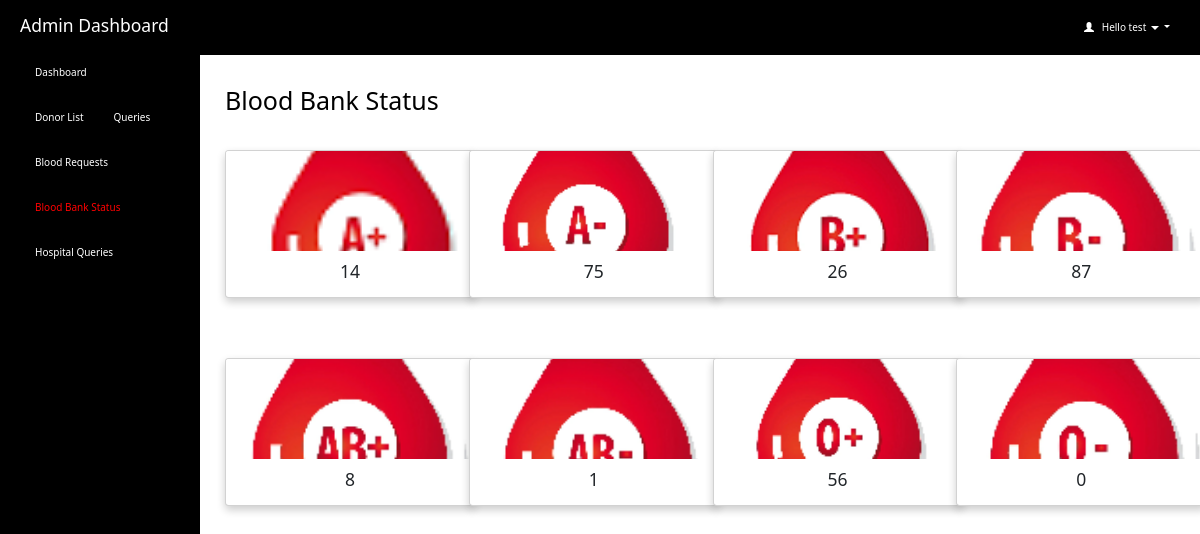
The page /admin/blood_status.php (signed in) on the database as committed earlier.
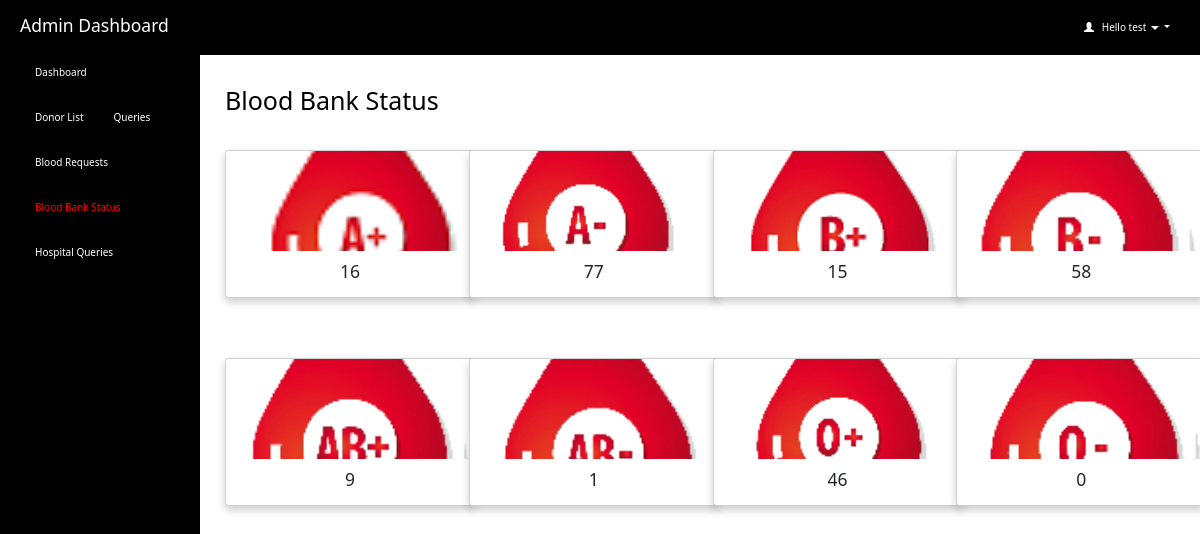
The same page on the database as committed later.
### tables this page shows
CREATE TABLE `blood_units` (
  `id` int(200) NOT NULL,
  `blood_group` varchar(10) NOT NULL,
  `units` int(200) NOT NULL
);

### admin/blood_status.php (the view, shortened to what this page needs)
<html>
<head>
  <link rel="stylesheet" href="https://maxcdn.bootstrapcdn.com/bootstrap/3.4.1/css/bootstrap.min.css">
</head>
<body style="color:black;" >
  <?php
  include 'connection.php';
    if (isset($_SESSION['loggedin']) && $_SESSION['loggedin'] == true) {
    ?>
<div id="header">
<?php include 'header.php';
?>
</div>
<div id="sidebar">
<?php
$active="blood_status";
include 'sidebar.php'; ?>
</div>
<div id="content">
  <div class="content-wrapper">
    <div class="container-fluid">
          <div class="container mt-5">
          <h1>Blood Bank Status</h1><br><br>
          <div class="row">
      <div class="col-md-3">
        <div class="card">
        <img src="./admin_image/Apos.png" class="card-img-top" >
          <div class="card-body">
            <div class="stat-panel text-center">
                    <?php
                      $sql ="SELECT * from blood_units WHERE blood_group='A+'";
                      $result=mysqli_query($connection,$sql) or die("query failed.");
                      $row=mysqli_fetch_assoc($result);
                      $units = $row['units'];
                    ?>
                    <div class="stat-panel-number h3"><?php echo $units?></div>
            </div>
          </div>
        </div>
      </div>
      <div class="col-md-3">
        <div class="card">
        <img src="./admin_image/aneg.png" class="card-img-top" >
            <div class="card-body">
            <div class="stat-panel text-center">
                    <?php
                      $sql1 ="SELECT * from blood_units WHERE blood_group='A-'";
                      $result1=mysqli_query($connection,$sql1) or die("query failed.");
                      $row1=mysqli_fetch_assoc($result1);
                      $units1 = $row1['units'];
                    ?>
                    <div class="stat-panel-number h3"><?php echo $units1?></div>
              </div>
          </div>
        </div>
      </div>
      <div class="col-md-3">
        <div class="card">
        <img src="./admin_image/bpos.png" class="card-img-top" >
            <div class="card-body">
                    <div class="stat-panel text-center">
                    <?php
                      $sql2 ="SELECT * from blood_units WHERE blood_group='B+'";
                      $result2=mysqli_query($connection,$sql2) or die("query failed.");
                      $row2=mysqli_fetch_assoc($result2);
                      $units2 = $row2['units'];
                    ?>
                    <div class="stat-panel-number h3"><?php echo $units2?></div>
              </div>
          </div>
        </div>
      </div>
      <div class="col-md-3">
        <div class="card">
        <img src="./admin_image/bneg.png" class="card-img-top" >
            <div class="card-body">
            <div class="stat-panel text-center">
                    <?php
                      $sql3 ="SELECT * from blood_units WHERE blood_group='B-'";
                      $result3=mysqli_query($connection,$sql3) or die("query failed.");
                      $row3=mysqli_fetch_assoc($result3);
                      $units3 = $row3['units'];
                    ?>
                    <div class="stat-panel-number h3"><?php echo $units3?></div>
            </div>
          </div>
        </div>
      </div>
    </div>
    <br><br><br><br>
      <div class="row">
      <div class="col-md-3">
        <div class="card">
        <img src="./admin_image/abpos.png" class="card-img-top" >
          <div class="card-body">
            <div class="stat-panel text-center">
                    <?php
                      $sql4 ="SELECT * from blood_units WHERE blood_group='AB+'";
                      $result4=mysqli_query($connection,$sql4) or die("query failed.");
                      $row4=mysqli_fetch_assoc($result4);
                      $units4 = $row4['units'];
                    ?>
                    <div class="stat-panel-number h3"><?php echo $units4?></div>
            </div>
          </div>
        </div>
      </div>
      <div class="col-md-3">
        <div class="card">
        <img src="./admin_image/abneg.png" class="card-img-top" >
            <div class="card-body">
            <div class="stat-panel text-center">
                    <?php
                      $sql5 ="SELECT * from blood_units WHERE blood_group='AB-'";
                      $result5=mysqli_query($connection,$sql5) or die("query failed.");
                      $row5=mysqli_fetch_assoc($result5);
                      $units5 = $row5['units'];
                    ?>
                    <div class="stat-panel-number h3"><?php echo $units5?></div>
              </div>
          </div>
        </div>
      </div>
      <div class="col-md-3">
        <div class="card">
        <img src="./admin_image/opos.png" class="card-img-top" >
            <div class="card-body">
            <div class="stat-panel text-center">
                     <?php
                      $sql6 ="SELECT * from blood_units WHERE blood_group='O+'";
                      $result6=mysqli_query($connection,$sql6) or die("query failed.");
                      $row6=mysqli_fetch_assoc($result6);
                      $units6 = $row6['units'];
                    ?>
                    <div class="stat-panel-number h3"><?php echo $units6?></div>
              </div>
          </div>
        </div>
      </div>
      <div class="col-md-3">
        <div class="card">
        <img src="./admin_image/oneg.png" class="card-img-top" >
            <div class="card-body">
            <div class="stat-panel text-center">
                    <?php
                      $sql7 ="SELECT * from blood_units WHERE blood_group='O-'";
                      $result7=mysqli_query($connection,$sql7) or die("query failed.");
                      $row7=mysqli_fetch_assoc($result7);
                      $units7 = $row7['units'];
                    ?>
                    <div class="stat-panel-number h3"><?php echo $units7?></div>
            </div>
          </div>
        </div>
      </div>
    </div>
  </div>
 <?php }
  ?>
</body>
</html>

### admin/header.php (shortened to what this page needs)
<html>
<head>
  <link rel="stylesheet" href="https://cdn.jsdelivr.net/npm/bootstrap@5.7.0/dist/css/bootstrap.min.css">
</head>
<body>
  <header class="dashboard-header">
    <h3>Admin Dashboard</h3>
    <div class="user-info dropdown">
      <a id="act" class="dropdown-toggle usr" style="text-decoration:none" data-toggle="dropdown" href="#">
        <span class="glyphicon glyphicon-user"></span>&nbsp;&nbsp;
        <?php
        include 'connection.php';
        $username=$_SESSION['username'];
        $sql="select * from admin_info where admin_username='$username'";
        $result=mysqli_query($connection,$sql) or die("query failed.");
        $row=mysqli_fetch_assoc($result);
        echo "Hello ".$row['admin_name'];
        ?>
        <span class="caret"></span>
  </a>
  </div>
  </header>
</body>
</html>

### admin/sidebar.php (shortened to what this page needs)
<html>
<head>
  <link rel="stylesheet" href="https://cdn.jsdelivr.net/npm/bootstrap@5.7.0/dist/css/bootstrap.min.css">
</head>
<body>
  <div class="sidebar">
    <ul class="nav">
      <li><a href="dashboard.php" <?php if($active=='dashboard') echo "class='active'" ;?>>Dashboard</a></li>
      <li><a href="donor_list.php" <?php if($active=='donor_list') echo "class='active'" ;?>>Donor List</a></li>
      <li><a href="query.php" <?php if($active=='contact') echo "class='active'" ;?>>Queries</a></li>
      <li><a href="request.php"<?php if($active=='request') echo "class='active'" ;?>>Blood Requests</a></li>
      <li><a href="blood_status.php"<?php if($active=='blood_status') echo "class='active'" ;?>>Blood Bank Status</a></li>
      <li><a href="hospital_query.php"<?php if($active=='hospital_query') echo "class='active'" ;?>>Hospital Queries</a></li>
    </ul>
  </div>
</body>
</html>

### admin/blood_status.php (style rules this page uses)
.card { transition: transform 0.3s; box-shadow: 0 4px 8px 0 rgba(0, 0, 0, 0.2); height:150px; width:250px; }
.card-img-top { object-fit: cover; height: 100px; display:block; margin-left:auto; margin-right:auto; }
#sidebar { position:fixed; margin-top:-20px }
#content { position:relative; margin-left:210px }

### admin/header.php (style rules this page uses)
.dashboard-header { background-color: #000; color: #fff; padding: 10px 20px; display: flex; align-items: center; justify-content: space-between; }
.dashboard-header .user-info { display: flex; align-items: center; position: relative; }
.usr { padding: 10px; color: #fff; }

### admin/sidebar.php (style rules this page uses)
.sidebar { width: 200px; height: 100vh; background-color: rgb(0, 0, 0); color: #fff; }
.sidebar ul.nav { padding: 20px; list-style-type: none; }
.sidebar ul.nav li { margin-bottom: 10px; }
.sidebar ul.nav li a { color: #fff; text-decoration: none; }
.sidebar ul.nav li a:hover, .sidebar ul.nav li a.active { color: red; }

Rows that differ between the two databases and show on the page:
changed blood_units (number 1 of 8 on the later page): units "14" → "16"
changed blood_units (number 2 of 8 on the later page): units "75" → "77"
changed blood_units (number 3 of 8 on the later page): units "26" → "15"
changed blood_units (number 4 of 8 on the later page): units "87" → "58"
changed blood_units (number 5 of 8 on the later page): units "8" → "9"
changed blood_units (number 7 of 8 on the later page): units "56" → "46"
